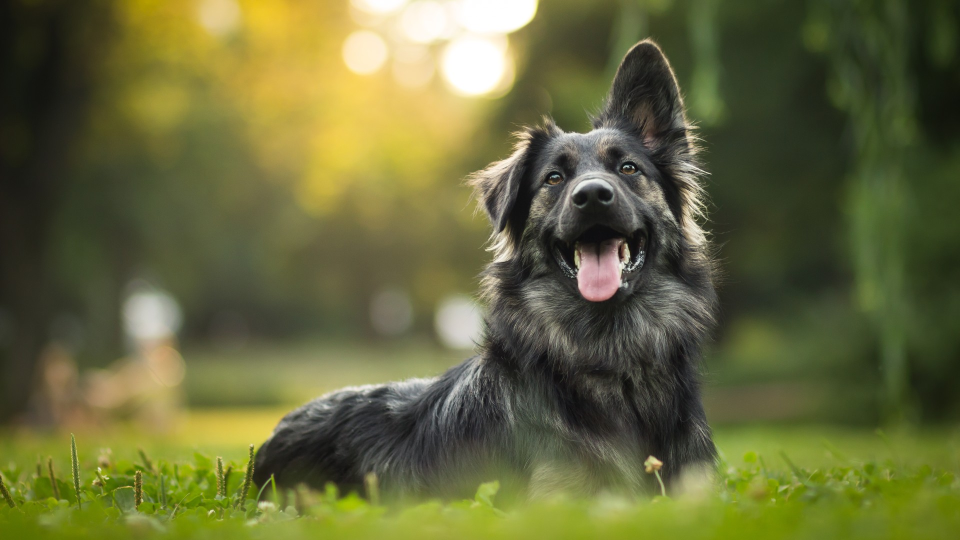
#> input picture Quizzes/Quiz 1/dog.jpg, 1920 x 1080 px (shown at 1/2 size)
$ python q1TB1.py
#> lines starting #> are read from the running program, lines starting #| are printed output that depends on the picture; after the words box and inside, x2 and y2 are one past the last pixel; in counts of white or black regions, pixels touching at a corner belong together
import cv2
import numpy as np

image = cv2.imread('dog.jpg')
#> image is the input picture: shape (1080, 1920, 3); mean B, G, R 59.6, 103.9, 102.2

#convert image from BGR to grayscale
#save as gray_image.jpg
gray_img = cv2.cvtColor(image, cv2.COLOR_BGR2GRAY)
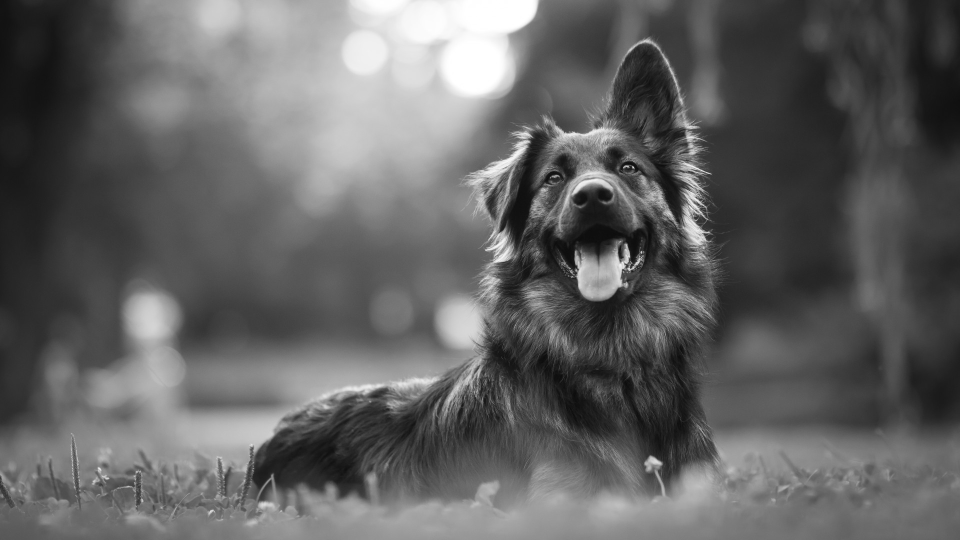
#> gray_img: shape (1080, 1920) (shown at 1/2 size); min 4, max 255, mean 98.4
cv2.imwrite('gray_image.jpg', gray_img)

#resize image to a smaller one (width = 0.5 * original, height = 0.5 * original)
#save as resized_image.jpg
height, width = image.shape[:2]
#> height = 1080; width = 1920
resized_img = cv2.resize(image, (width / 2, height / 2))
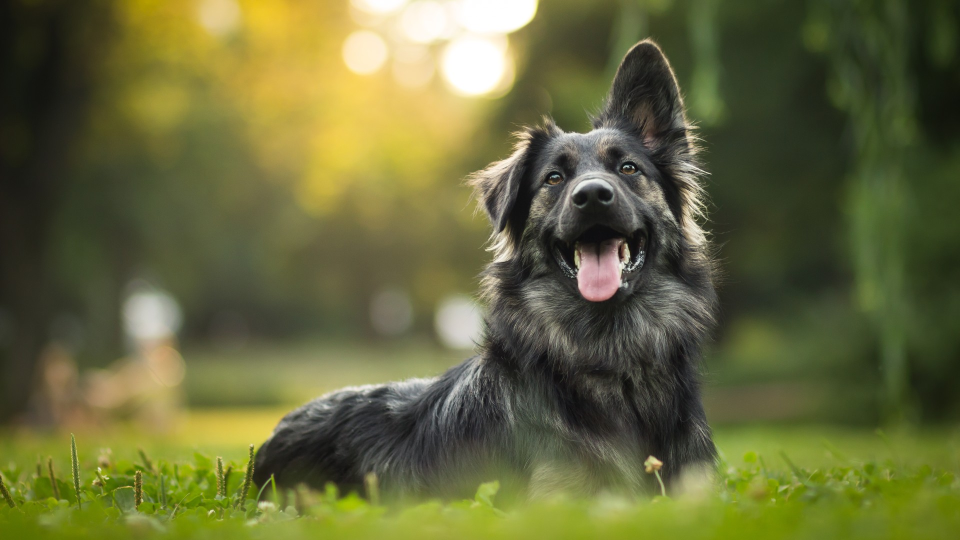
#> resized_img: shape (540, 960, 3); mean B, G, R 59.7, 104.1, 102.3
cv2.imwrite('resized_image.jpg', resized_img)

#rotate image by 90 degrees clockwise
#save as rotated_image.jpg
center = (width // 2, height // 2)
#> center = (960, 540)
angle = 90
scale = 1.0
M = cv2.getRotationMatrix2D(center, angle, scale)
rotated_img = cv2.warpAffine(image, M, (width, height))
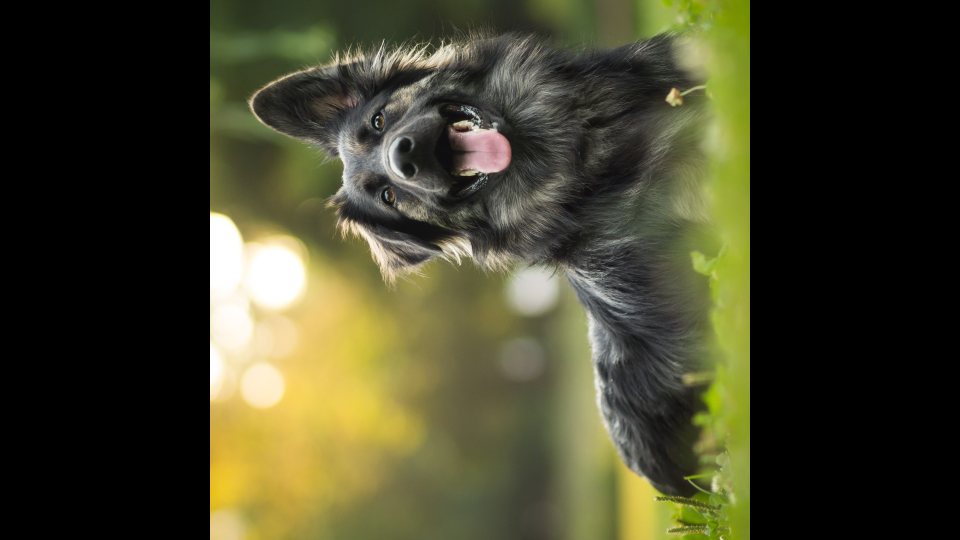
#> rotated_img: shape (1080, 1920, 3) (shown at 1/2 size); mean B, G, R 42.3, 66.2, 67.3
cv2.imwrite('rotated_image.jpg', rotated_img)

#flip image horizontally
#save as flipped_image.jpg
flipped_img = cv2.flip(image, 1)
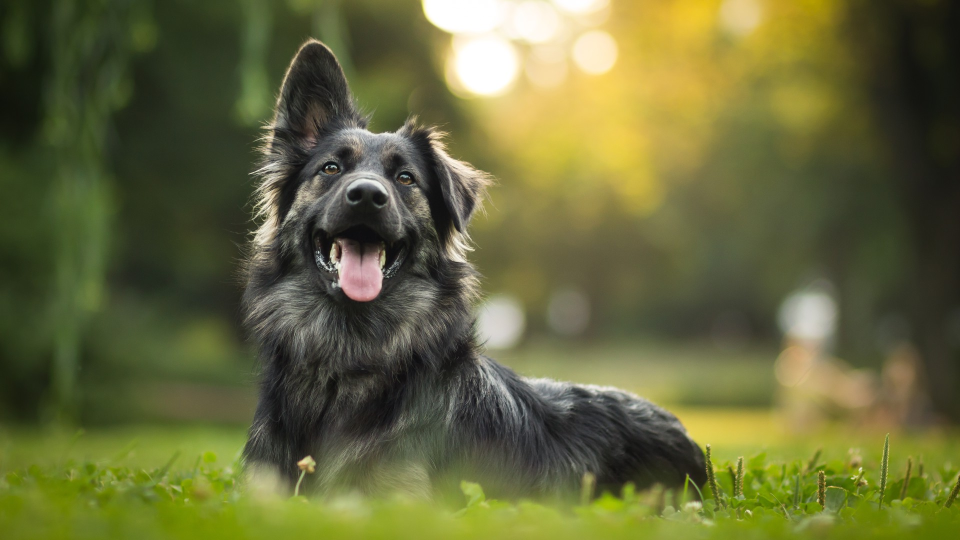
#> flipped_img: shape (1080, 1920, 3) (shown at 1/2 size); mean B, G, R 59.6, 103.9, 102.2
cv2.imwrite('flipped_image.jpg', flipped_img)

#draw green rectangle top left (1000,250) and bottom right (1400,600)
#add text "dog" immediately right of rectange's top-right corner, colour (0,255,0)
#save image as annotated_image.jpg
image = np.ones((2000, 2000, 3), dtype=np.uint8) * 255
cv2.rectangle(image, (1000, 250), (1400, 600), (0, 255, 0), -1)
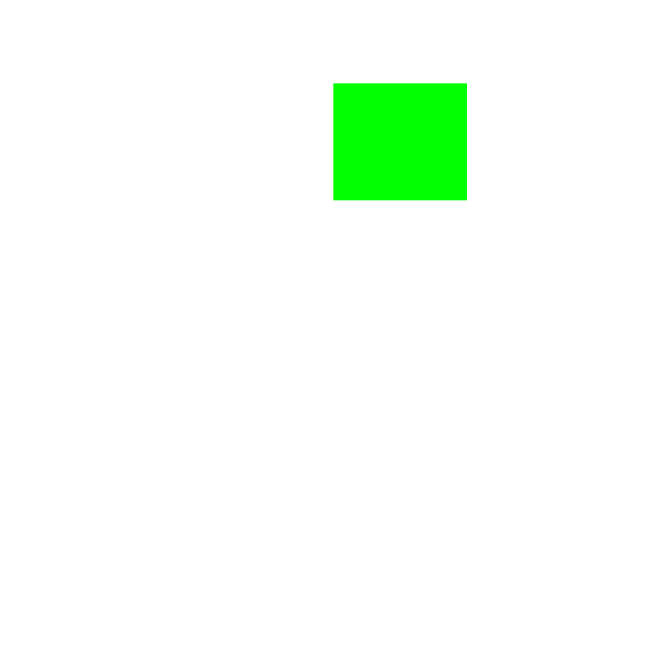
#> image: shape (2000, 2000, 3) (shown at 1/3 size); mean B, G, R 246, 255, 246
cv2.putText(image, 'OpenCV-House', (1400, 250), cv2.FONT_HERSHEY_SIMPLEX, 1.5, (0, 255, 0), 2)
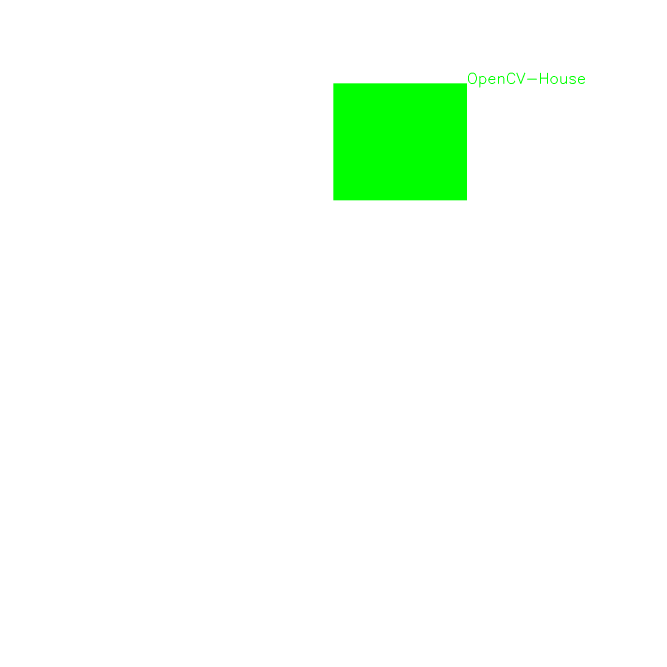
#> image: shape (2000, 2000, 3) (shown at 1/3 size); 0.06% of pixels changed, all inside (x1, y1, x2, y2) = (1404, 218, 1755, 263)
cv2.imwrite('annotated_image.jpg', image)
